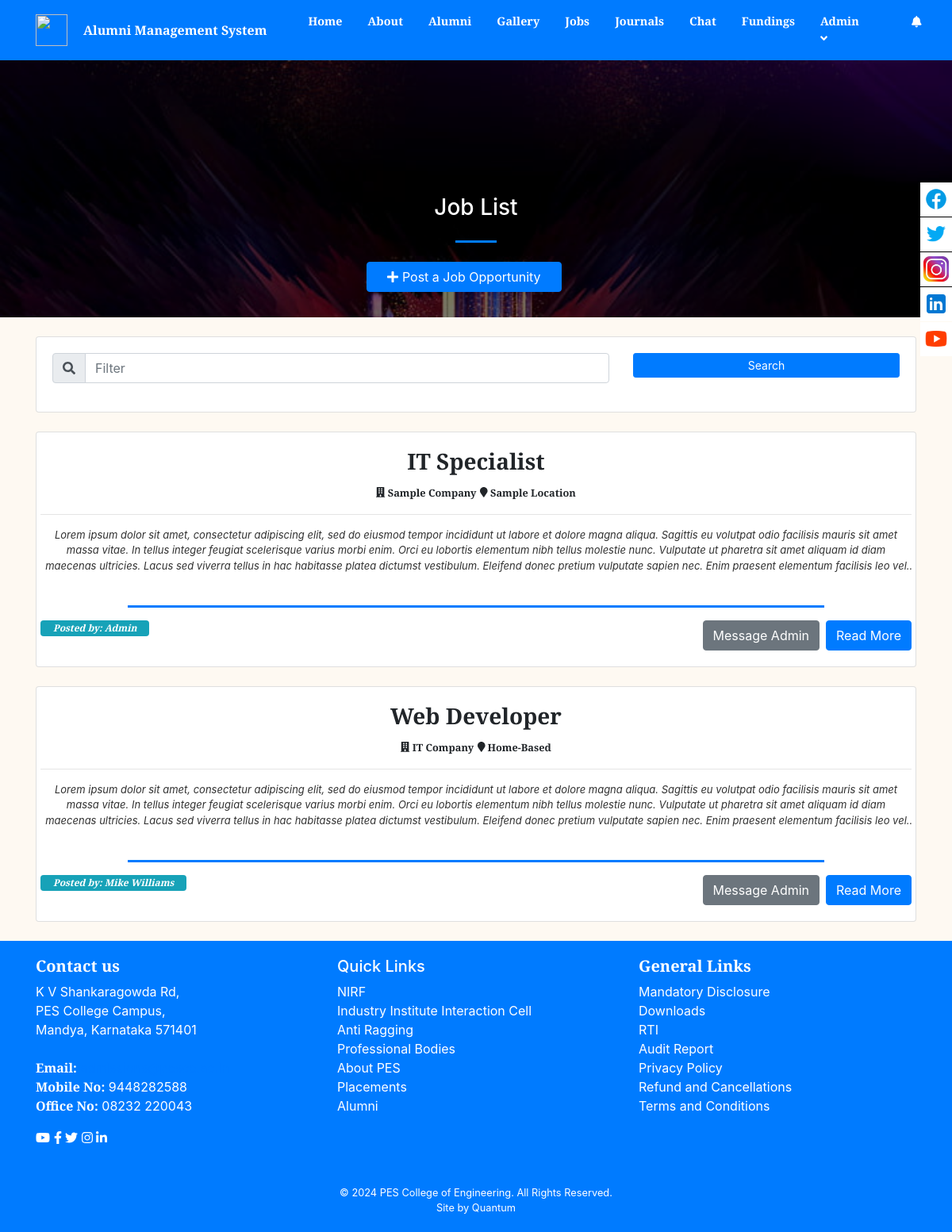
Page /index.php?page=careers (signed in) on the committed database.
### tables this page shows
CREATE TABLE `careers` (
  `id` int(30) NOT NULL,
  `company` varchar(250) NOT NULL,
  `location` text NOT NULL,
  `job_title` text NOT NULL,
  `description` text NOT NULL,
  `user_id` int(30) NOT NULL,
  `date_created` datetime NOT NULL DEFAULT current_timestamp()
);

CREATE TABLE `users` (
  `id` int(30) NOT NULL,
  `name` text NOT NULL,
  `username` varchar(200) NOT NULL,
  `password` text NOT NULL,
  `type` tinyint(1) NOT NULL DEFAULT 3 COMMENT '1=Admin,2=Alumni officer, 3= alumnus',
  `auto_generated_pass` text NOT NULL,
  `alumnus_id` int(30) NOT NULL
);

### careers.php (the view, shortened to what this page needs)
<?php
include 'admin/db_connect.php';
?>
<header class="masthead">
    <div class="container-fluid h-100">
        <div class="row h-100 align-items-center justify-content-center text-center">
            <div class="col-lg-8 align-self-end mb-4 page-title">
                <h3 class="text-white">Job List</h3>
                <hr class="divider my-4" />
                <div class="row col-md-12 mb-2 justify-content-center">
                    <button class="btn btn-primary btn-block col-sm-4" type="button" id="new_career"><i class="fa fa-plus"></i> Post a Job Opportunity</button>
                </div>
            </div>
        </div>
    </div>
</header>
<div class="container mt-3 pt-2">
    <div class="card mb-4">
        <div class="card-body">
            <div class="row">
                <div class="col-md-8">
                    <div class="input-group mb-3">
                        <div class="input-group-prepend">
                            <span class="input-group-text" id="filter-field"><i class="fa fa-search"></i></span>
                        </div>
                        <input type="text" class="form-control" placeholder="Filter" id="filter" aria-label="Filter" aria-describedby="filter-field">
                    </div>
                </div>
                <div class="col-md-4">
                    <button class="btn btn-primary btn-block btn-sm" id="search">Search</button>
                </div>
            </div>
        </div>
    </div>
    <?php
    $event = $conn->query("SELECT c.*, u.name FROM careers c INNER JOIN users u ON u.id = c.user_id ORDER BY id DESC");
    while($row = $event->fetch_assoc()):
        $trans = get_html_translation_table(HTML_ENTITIES, ENT_QUOTES);
        unset($trans["\""], $trans["<"], $trans[">"], $trans["<h2"]);
        $desc = strtr(html_entity_decode($row['description']), $trans);
        $desc = str_replace(array("<li>", "</li>"), array("", ","), $desc);
    ?>
    <div class="card job-list" data-id="<?php echo $row['id'] ?>">
        <div class="card-body">
            <div class="row align-items-center justify-content-center text-center h-100">
                <div class="">
                    <h3><b class="filter-txt"><?php echo ucwords($row['job_title']) ?></b></h3>
                    <div>
                        <span class="filter-txt"><small><b><i class="fa fa-building"></i> <?php echo ucwords($row['company']) ?></b></small></span>
                        <span class="filter-txt"><small><b><i class="fa fa-map-marker"></i> <?php echo ucwords($row['location']) ?></b></small></span>
                    </div>
                    <hr>
                    <larger class="truncate filter-txt"><?php echo strip_tags($desc) ?></larger>
                    <br>
                    <hr class="divider" style="max-width: calc(80%)">
                    <span class="badge badge-info float-left px-3 pt-1 pb-1">
                        <b><i>Posted by: <?php echo $row['name'] ?></i></b>
                    </span>
                    <button class="btn btn-primary float-right read_more" data-id="<?php echo $row['id'] ?>">Read More</button>
                    <button class="btn btn-secondary float-right message-admin mr-2" data-id="<?php echo $row['id'] ?>">Message Admin</button>
                </div>
            </div>
        </div>
    </div>
    <br>
    <?php endwhile; ?>
</div>

### careers.php (style rules this page uses)
header.masthead, header.masthead:before { min-height: 50vh !important; height: 50vh !important; }
.masthead { min-height: 23vh !important; height: 23vh !important; }
.masthead:before { min-height: 23vh !important; height: 23vh !important; }

### rows in the picture
careers: job_title "IT Specialist", company "Sample Company", location "Sample Location", description "Lorem ipsum dolor sit amet, consectetur adipiscing elit, sed do eiusmod tempor incididunt ut labore et dolore magna aliqua. Sagittis eu volutpat odio facilisis mauris sit amet massa vitae. In tellus integer feugiat scelerisque varius morbi enim. Orci eu lobortis elementum nibh tellus molestie nunc. Vulputate ut pharetra sit amet aliquam id diam maecenas ultricies. Lacus sed viverra tellus in hac habitasse platea dictumst vestibulum. Eleifend donec pretium vulputate sapien nec. Enim praesent elementum facilisis leo…", user.name "Admin"
careers: job_title "Web Developer", company "IT Company", location "Home-Based", description "Lorem ipsum dolor sit amet, consectetur adipiscing elit, sed do eiusmod tempor incididunt ut labore et dolore magna aliqua. Sagittis eu volutpat odio facilisis mauris sit amet massa vitae. In tellus integer feugiat scelerisque varius morbi enim. Orci eu lobortis elementum nibh tellus molestie nunc. Vulputate ut pharetra sit amet aliquam id diam maecenas ultricies. Lacus sed viverra tellus in hac habitasse platea dictumst vestibulum. Eleifend donec pretium vulputate sapien nec. Enim praesent elementum facilisis leo…", user.name "Mike Williams"

### other values in the picture
$_SESSION['system']['name'] "Alumni Management System"
$_SESSION['login_name'] "Admin"
